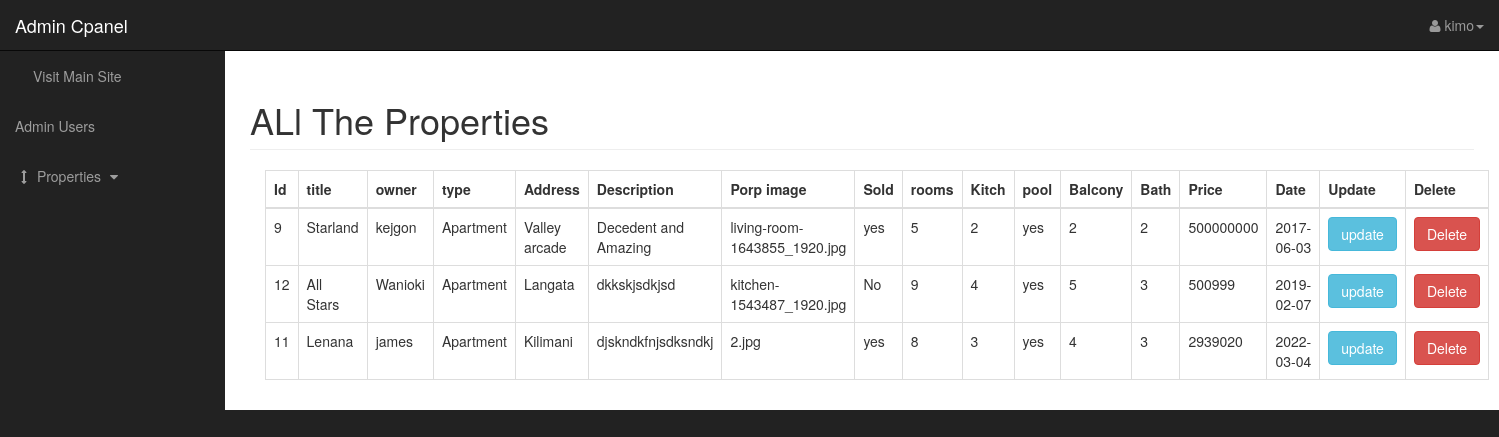
/admin/view_property.php (signed in), run on the app's committed database.
### tables this page shows
CREATE TABLE IF NOT EXISTS `properties` (
  `prop_id` int(11) NOT NULL AUTO_INCREMENT,
  `prop_title` varchar(255) NOT NULL,
  `prop_owner` varchar(255) NOT NULL,
  `prop_type` varchar(255) NOT NULL,
  `address` varchar(255) NOT NULL,
  `description` varchar(255) NOT NULL,
  `prop_img` varchar(255) NOT NULL,
  `sold` varchar(255) NOT NULL,
  `bedroom` int(50) NOT NULL,
  `kitchen` int(50) NOT NULL,
  `balcony` int(50) NOT NULL,
  `swimming_pool` varchar(30) NOT NULL,
  `bathroom` int(5) NOT NULL,
  `price` int(255) NOT NULL,
  `date` date NOT NULL,
  PRIMARY KEY (`prop_id`)
);

### admin/view_property.php (the view, shortened to what this page needs)
<?php include "dbconn.php" ?>
<!DOCTYPE html>
<html lang="en">
<head>
    <link href="css/bootstrap.min.css" rel="stylesheet">
    <link href="css/sb-admin.css" rel="stylesheet">
    <link href="font-awesome/css/font-awesome.min.css" rel="stylesheet" type="text/css">
</head>
<body>
    <div id="wrapper">
        <nav class="navbar navbar-inverse navbar-fixed-top" role="navigation">
            <div class="navbar-header">
                <a class="navbar-brand" href="admin.php">Admin Cpanel</a>
            </div>
            <ul class="nav navbar-right top-nav">
                <li class="dropdown">
                    <?php
                    $user = $_SESSION['user'];
                    ?>
                    <a href="#" class="dropdown-toggle" data-toggle="dropdown"><i class="fa fa-user"></i> <?php echo $user; ?><b class="caret"></b></a>
                </li>
            </ul>
            <div class="collapse navbar-collapse navbar-ex1-collapse">
                <ul class="nav navbar-nav side-nav">
                    <li>
                        <a href="../index.php"><i class="fa fa-fw fa-bar-home-o"></i>Visit Main Site</a>
                    </li>
                    <li>
                        <a href="admin_users.php">Admin Users</a>
                    </li>
                    <li>
                        <a href="javascript:;" data-toggle="collapse" data-target="#properties"><i class="fa fa-fw fa-arrows-v"></i> Properties <i class="fa fa-fw fa-caret-down"></i></a>
                    </li>
                </ul>
            </div>
        </nav>
        <div id="page-wrapper">
            <div class="container-fluid">
                <div class="row">
                    <div class="col-lg-12">
                        <h1 class="page-header">
                            ALl The Properties
                        </h1>
                        <div class="col-xs-6">
                            <table style="width:50%;" class="table table-bordered table-hover">
                                <thead>
                                    <tr>
                                        <th>Id</th>
                                        <th>title</th>
                                        <th>owner</th>
                                        <th> type</th>
                                        <th>Address</th>
                                        <th>Description</th>
                                        <th>Porp image</th>
                                        <th>Sold</th>
                                        <th>rooms</th>
                                        <th>Kitch</th>
                                        <th>pool</th>
                                        <th>Balcony</th>
                                        <th>Bath</th>
                                        <th>Price</th>
                                        <th>Date</th>
                                        <th>Update</th>
                                        <th>Delete</th>
                                    </tr>
                                </thead>
                                <tbody>
                                    <?php
                                    $query = "SELECT * FROM properties";
                                    $selec_properties = mysqli_query($conn, $query);
                                    while ($row = mysqli_fetch_assoc($selec_properties)) {
                                        $id =  $row['prop_id'];
                                        $prop_title = $row['prop_title'];
                                        $prop_owner = $row['prop_owner'];
                                        $prop_type = $row['prop_type'];
                                        $address = $row['address'];
                                        $description = $row['description'];
                                        $prop_img = $row['prop_img'];
                                        $sold = $row['sold'];
                                        $bedroom = $row['bedroom'];
                                        $kitchen = $row['kitchen'];
                                        $balcony = $row['balcony'];
                                        $swimming_pool = $row['swimming_pool'];
                                        $bathroom = $row['bathroom'];
                                        $price = $row['price'];
                                        $date = $row['date'];
                                        echo "<tr>";
                                        echo "<td>{$id}</td>";
                                        echo "<td>{$prop_title}</td>";
                                        echo "<td>{$prop_owner}</td>";
                                        echo "<td>{$prop_type}</td>";
                                        echo "<td>{$address}</td>";
                                        echo "<td>{$description}</td>";
                                        echo "<td>{$prop_img}</td>";
                                        echo "<td>{$sold}</td>";
                                        echo "<td>{$bedroom}</td>";
                                        echo "<td>{$kitchen}</td>";
                                        echo "<td>{$swimming_pool}</td>";
                                        echo "<td>{$balcony}</td>";
                                        echo "<td>{$bathroom}</td>";
                                        echo "<td>{$price}</td>";
                                        echo "<td>{$date}</td>";
                                        echo '<td><a class="btn btn-info" href="edite_prop.php?update_propt={$id}">update</td>';
                                        echo '<td><a class="btn btn-danger " href="view_property.php?delete={$id}"> Delete</a></td>';
                                        echo "</tr>";
                                    }
                                    ?>
                                </tbody>
                            </table>
                        </div>
                    </div>
                </div>
            </div>
        </div>
    </div>
</body>
</html>

### admin/css/sb-admin.css (style rules this page uses)
body { margin-top: 100px; background-color: #222; }
@media (min-width:768px) { body { margin-top: 50px; } }
#wrapper { padding-left: 0; }
#page-wrapper { width: 100%; padding: 0; background-color: #fff; }
@media (min-width:768px) { #wrapper { padding-left: 225px; } }
@media (min-width:768px) { #page-wrapper { padding: 10px; } }
.top-nav { padding: 0 15px; }
.top-nav>li { display: inline-block; float: left; }
.top-nav>li>a { padding-top: 15px; padding-bottom: 15px; line-height: 20px; color: #999; }
@media (min-width:768px) { .side-nav { position: fixed; top: 51px; left: 225px; width: 225px; margin-left: -225px; border: none; border-radius: 0; overflow-y: auto; background-color: #222; } }
@media (min-width:768px) { .side-nav>li>a { width: 225px; } }

### data on the page
properties: prop_id "9", prop_title "Starland", prop_owner "kejgon", prop_type "Apartment", address "Valley arcade", description "Decedent and Amazing", prop_img "living-room-1643855_1920.jpg", sold "yes", bedroom "5", kitchen "2", swimming_pool "yes", balcony "2", bathroom "2", price "500000000", date "2017-06-03"
properties: prop_id "12", prop_title "All Stars", prop_owner "Wanioki", prop_type "Apartment", address "Langata", description "dkkskjsdkjsd", prop_img "kitchen-1543487_1920.jpg", sold "No", bedroom "9", kitchen "4", swimming_pool "yes", balcony "5", bathroom "3", price "500999", date "2019-02-07"
properties: prop_id "11", prop_title "Lenana", prop_owner "james", prop_type "Apartment", address "Kilimani", description "djskndkfnjsdksndkj", prop_img "2.jpg", sold "yes", bedroom "8", kitchen "3", swimming_pool "yes", balcony "4", bathroom "3", price "2939020", date "2022-03-04"

### other printed values
$user "kimo"
